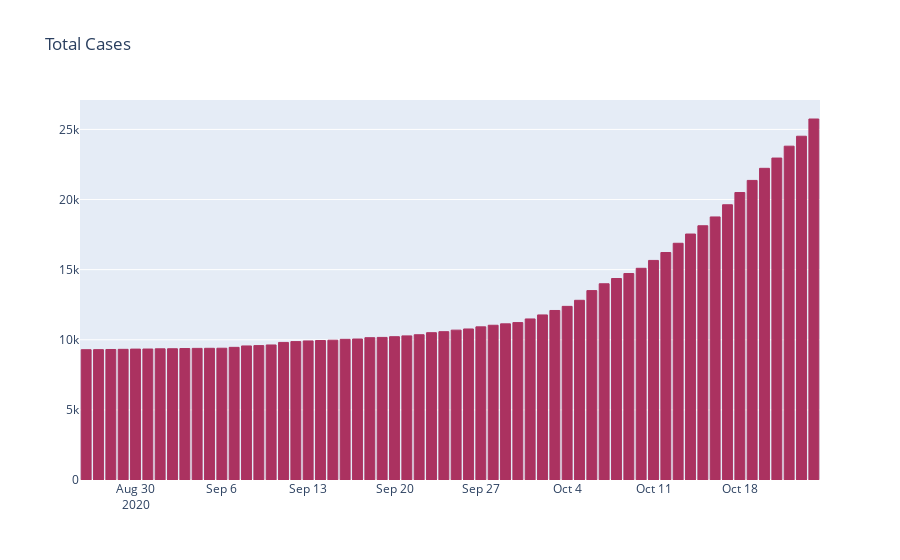

Notebook code for this chart:
### Code cell
latest_day = 60

trace = go.Bar(x = dates[(len(dates) - latest_day):], 
               y = mas_cases[(len(dates) - latest_day):], 
               marker = dict(color ='rgb(171, 50, 96)', 
                             line = dict(color = 'rgba(171, 50, 96, 1.0)', 
                                         width = 1)), 
               orientation = 'v')

data = [trace]
layout = go.Layout(title='Total Cases', 
                   barmode = "group")
fig = go.Figure(data = data, layout = layout)
iplot(fig)
